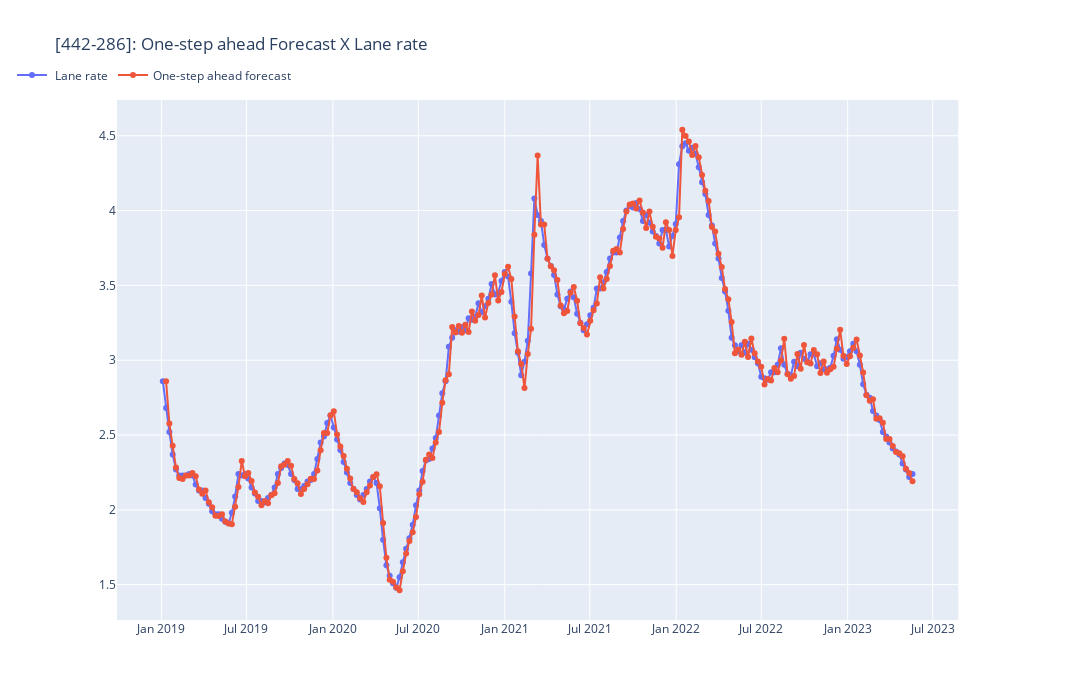

The notebook cell saved with this chart:
### Code cell
# Chart 3: Dynamic charts:

fig2 = make_subplots(specs=[[{"secondary_y": True}]])
fig2.add_trace(
    go.Scatter(
        x=df_arima_f.index,
        y=df_arima_f["432-296"],
        mode="lines+markers",
        name=" Lane rate",
    ),
    secondary_y=False,
)
fig2.add_trace(
    go.Scatter(
        x=df_fitted.index,
        y=df_fitted["432-296"],
        mode="lines+markers",
        name="One-step ahead forecast",
    ),
    secondary_y=False,
)

# Set title
fig2.update_layout(title_text="[442-286]: One-step ahead Forecast X Lane rate")

# Set legend position
fig2.update_layout(
    legend=dict(orientation="h", yanchor="bottom", y=1.02, xanchor="right", x=0.2)
)

fig2.update_layout(autosize=False, width=1800, height=700)

fig2.show()

### Figure 1 — Plotly figure (JSON) as saved in the notebook; plotly's stock layout.template omitted (floating-point values rounded to 4 significant figures; data arrays with more than 128 entries replaced by an {"elided": "..."} marker saying what was removed)
{"data": [{"mode": "lines+markers", "name": " Lane rate", "type": "scatter", "x": {"elided": "229 str values"}, "xaxis": "x", "y": {"elided": "229 float values"}, "yaxis": "y"}, {"mode": "lines+markers", "name": "One-step ahead forecast", "type": "scatter", "x": {"elided": "228 str values"}, "xaxis": "x", "y": {"elided": "228 float values"}, "yaxis": "y"}], "layout": {"autosize": false, "height": 700, "legend": {"orientation": "h", "x": 0.2, "xanchor": "right", "y": 1.02, "yanchor": "bottom"}, "title": {"text": "[442-286]: One-step ahead Forecast X Lane rate"}, "width": 1800, "xaxis": {"anchor": "y", "domain": [0, 0.94]}, "yaxis": {"anchor": "x", "domain": [0, 1]}, "yaxis2": {"anchor": "x", "overlaying": "y", "side": "right"}}}
